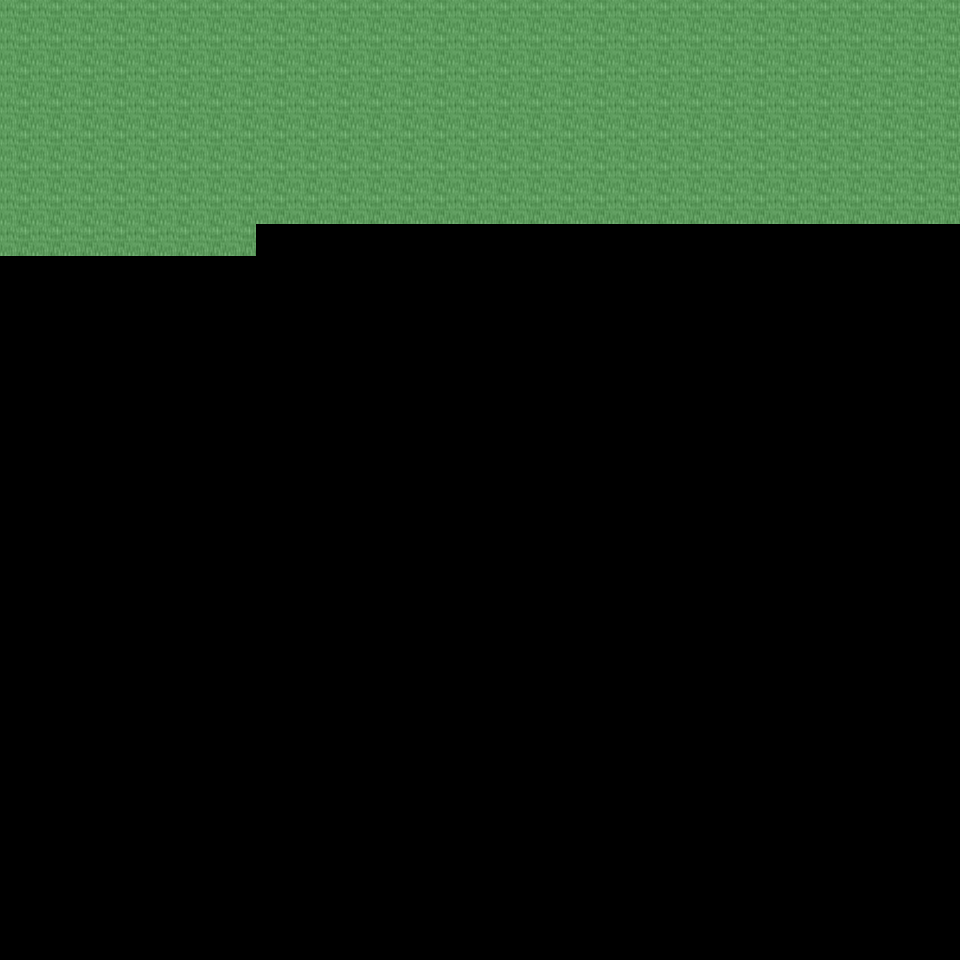

This game map was drawn from its Tiled (.tmx) file and the tilesets committed beside it. A one-line description and the trimmed map source follow:
An orthogonal 30x30 tile map with 32x32 px tiles, 6 tile layers (Ground, Object, Object2, Above, ...), 14 tilesets and 1 object (mapExit).

<map version="1.0" orientation="orthogonal" renderorder="right-down" width="30" height="30" tilewidth="32" tileheight="32" nextobjectid="2">
  <tileset firstgid="1" name="tileset_ground_ground" tilewidth="32" tileheight="32" tilecount="33" columns="3">
    <image source="../drawable/tileset_ground_ground.png" width="96" height="352" />
  </tileset>
  <tileset firstgid="34" name="tileset_ground_water_pool" tilewidth="32" tileheight="32" tilecount="72" columns="3">
    <image source="../drawable/tileset_ground_water_pool.png" width="96" height="768" />
  </tileset>
  <tileset firstgid="106" name="tileset_plant_tree_tree_darkgreen" tilewidth="32" tileheight="32" tilecount="88" columns="8">
    <image source="../drawable/tileset_plant_tree_tree_darkgreen.png" width="256" height="352" />
  </tileset>
  <tileset firstgid="194" name="tileset_ground_grass_edges" tilewidth="32" tileheight="32" tilecount="36" columns="12">
    <image source="../drawable/tileset_ground_grass_edges.png" width="384" height="96" />
  </tileset>
  <tileset firstgid="230" name="tileset_ground_grass_corners" tilewidth="32" tileheight="32" tilecount="24" columns="6">
    <image source="../drawable/tileset_ground_grass_corners.png" width="192" height="128" />
  </tileset>
  <tileset firstgid="254" name="tileset_plant_grasses" tilewidth="32" tileheight="32" tilecount="6" columns="3">
    <image source="../drawable/tileset_plant_grasses.png" width="96" height="64" />
  </tileset>
  <tileset firstgid="260" name="tileset_plant_flower_daisy_yellow" tilewidth="32" tileheight="32" tilecount="8" columns="2">
    <image source="../drawable/tileset_plant_flower_daisy_yellow.png" width="64" height="128" />
  </tileset>
  <tileset firstgid="268" name="tileset_plant_flower_daisy_blue" tilewidth="32" tileheight="32" tilecount="8" columns="2">
    <image source="../drawable/tileset_plant_flower_daisy_blue.png" width="64" height="128" />
  </tileset>
  <tileset firstgid="276" name="tileset_logic_item_mushroom" tilewidth="32" tileheight="32" tilecount="6" columns="6">
    <image source="../drawable/tileset_logic_item_mushroom.png" width="192" height="32" />
  </tileset>
  <tileset firstgid="282" name="tileset_logic_item_resources" tilewidth="32" tileheight="32" tilecount="6" columns="6">
    <image source="../drawable/tileset_logic_item_resources.png" width="192" height="32" />
  </tileset>
  <tileset firstgid="288" name="tileset_logic_item_vegetable" tilewidth="32" tileheight="32" tilecount="16" columns="8">
    <image source="../drawable/tileset_logic_item_vegetable.png" width="256" height="64" />
  </tileset>
  <tileset firstgid="304" name="tileset_logic_creature_animal" tilewidth="32" tileheight="32" tilecount="32" columns="8">
    <image source="../drawable/tileset_logic_creature_animal.png" width="256" height="128" />
  </tileset>
  <tileset firstgid="336" name="tileset_logic_collision" tilewidth="32" tileheight="32" tilecount="1" columns="1">
    <image source="../drawable/tileset_logic_collision.png" width="32" height="32" />
  </tileset>
  <tileset firstgid="337" name="tileset_logic_item_herb" tilewidth="32" tileheight="32" tilecount="5" columns="5">
    <image source="../drawable/tileset_logic_item_herb.png" width="160" height="32" />
  </tileset>
  <layer name="Ground" width="30" height="30">
    <data>[900 cells, 218 non-empty, 2 distinct tile ids]</data>
  </layer>
  <layer name="Object" width="30" height="30">
    <data>[900 cells, 0 non-empty, 0 distinct tile ids]</data>
  </layer>
  <layer name="Object2" width="30" height="30">
    <data>[900 cells, 0 non-empty, 0 distinct tile ids]</data>
  </layer>
  <layer name="Above" width="30" height="30">
    <data>[900 cells, 0 non-empty, 0 distinct tile ids]</data>
  </layer>
  <layer name="Above2" width="30" height="30">
    <data>[900 cells, 0 non-empty, 0 distinct tile ids]</data>
  </layer>
  <layer name="Walkable" width="30" height="30">
    <data>[900 cells, 218 non-empty, 1 distinct tile ids]</data>
  </layer>
  <objectgroup name="MapEvents">
    <object id="1" name="west" type="mapExit" x="0" y="256" width="32" height="704">
      <properties>
        <property name="map" value="level_0_x173_y97" />
        <property name="x" value="28" />
        <property name="y" value="8" />
      </properties>
    </object>
  </objectgroup>
</map>
